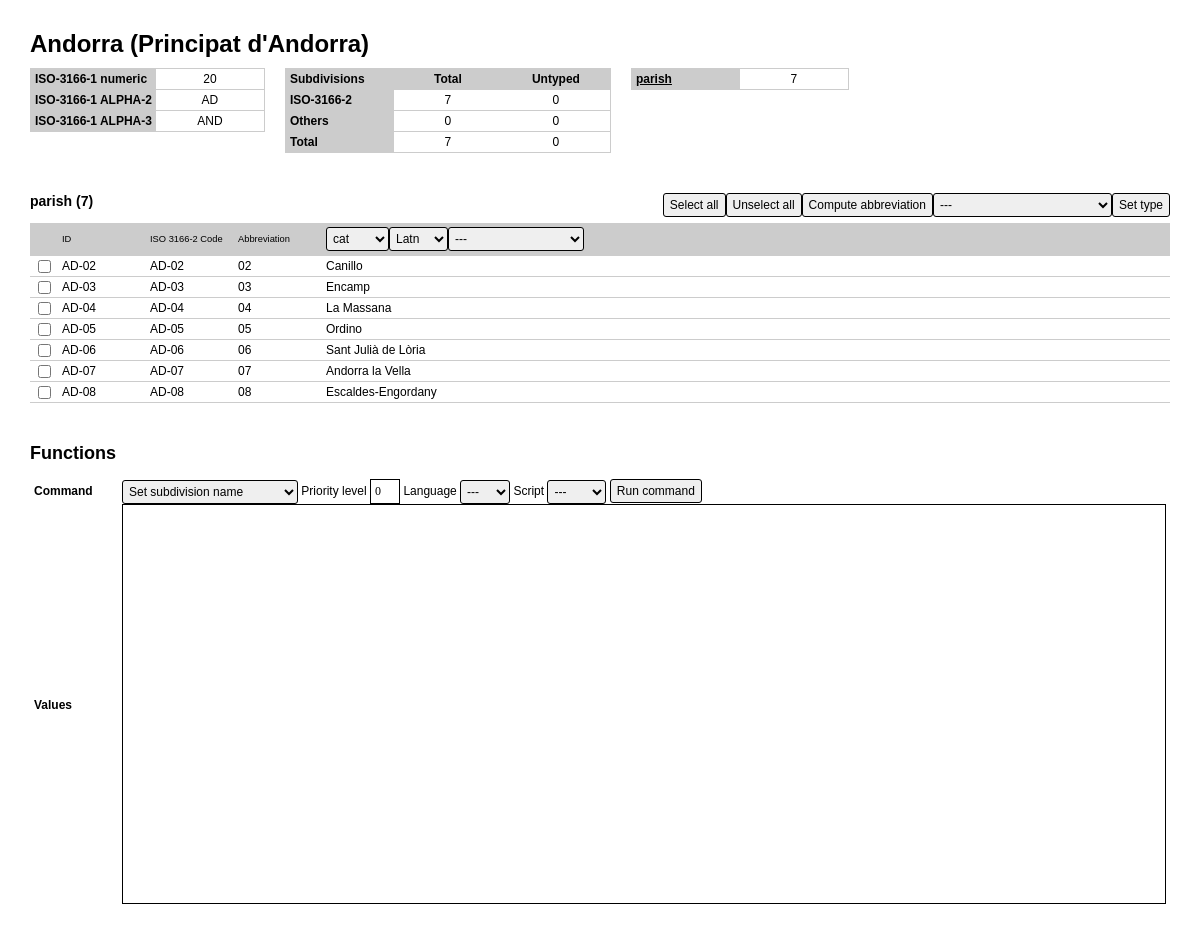
Page /subdivision.php?country=20&extended=1 on the committed database.
### tables this page shows
CREATE TABLE `countries` (
  `country_alpha_2` varchar(2) NOT NULL COMMENT 'ISO-3166-1 ALPHA-2 county code',
  `country_alpha_3` varchar(3) NOT NULL COMMENT 'ISO-3166-1 ALPHA-3 country code',
  `country_numeric` int(11) NOT NULL COMMENT 'ISO-3166-1 numerical country code',
  `territory_numeric` varchar(3) NOT NULL COMMENT 'UN M.49 numeric territory code',
  `fips` varchar(2) DEFAULT NULL COMMENT 'FIPS 10-4 country code',
  `name_local` tinytext NOT NULL COMMENT 'Country name in the mostly spoken local language',
  `name_english` tinytext NOT NULL COMMENT 'English country name',
  `capital` tinytext COMMENT 'Capital',
  `area` int(11) NOT NULL COMMENT 'Area in square kilometers',
  `population` int(11) NOT NULL COMMENT 'Population',
  `continent` varchar(2) NOT NULL COMMENT 'Continent',
  `tld` varchar(3) DEFAULT NULL COMMENT 'Top Level Domain',
  `currency_numeric` int(11) DEFAULT NULL COMMENT 'ISO 4217 numeric currency code',
  `currency_alpha_3` varchar(3) DEFAULT NULL COMMENT 'ISO 4217 alphabetical currency code',
  `phone` tinytext COMMENT 'Country calling code',
  `postal_code_format` tinytext COMMENT 'Postal code format',
  `postal_code_regex` tinytext COMMENT 'Postal code format (regular expression)',
  `neighbours` tinytext COMMENT 'Neighbour countries',
  `eu` tinyint(1) NOT NULL DEFAULT '0' COMMENT 'Member country of the European Union (EU)',
  `uno` tinyint(1) NOT NULL DEFAULT '0' COMMENT 'Member country of the United Nations Organization (UNO)',
  `historical` tinyint(1) NOT NULL DEFAULT '0' COMMENT 'Historical country (doesn''t exist anymore)',
  `svg` longtext COMMENT 'SVG country vector',
  `address_full` text COMMENT 'Complete address format',
  `address_short` text COMMENT 'Short address format (one line)',
  `person_natural` text COMMENT 'Natural person name',
  `person_sortable` text COMMENT 'Sortable person name',
  `person_standard` text COMMENT 'Standard person name',
  `address_align` tinyint(4) NOT NULL DEFAULT '0' COMMENT 'Address alignment',
  `pobox_label` tinytext COMMENT 'Postal box label',
  PRIMARY KEY (`country_numeric`)
);

CREATE TABLE `country_subdivisions` (
  `subdivision` varchar(8) NOT NULL COMMENT 'Unique subdivision ID',
  `country_numeric` int(11) NOT NULL COMMENT 'ISO-3166-1 numerical country code',
  `subdivision_code` varchar(6) DEFAULT NULL COMMENT 'ISO-3166-2 subdivision code',
  `abbreviation` tinytext COMMENT 'Abbreviated subdivision name',
  `type` int(11) DEFAULT NULL COMMENT 'Subdivision type id',
  `order` int(11) NOT NULL AUTO_INCREMENT,
  PRIMARY KEY (`order`),
  UNIQUE KEY `subdivision` (`subdivision`),
  UNIQUE KEY `subdivision_code` (`subdivision_code`),
  KEY `country_numeric` (`country_numeric`),
  KEY `type` (`type`)
);

### res/ogafp.php (called while the page is built, shortened)
<?php
function getLanguages()
{
    $languages = array();
    $languageResult = mysql_query('SELECT * FROM `languages` WHERE NOT ISNULL(`language_iso_639_2_tac`) ORDER BY `language_iso_639_2_tac`');
    while ($language = mysql_fetch_assoc($languageResult)) {
        $languages[$language['language']] = $language['language_iso_639_2_tac'];
    }
    asort($languages);
    return $languages;
}
function getScripts()
{
    $scripts = array();
    $scriptResult = mysql_query('SELECT * FROM `scripts` ORDER BY `script_code`');
    while ($script = mysql_fetch_assoc($scriptResult)) {
        $scripts[$script['script']] = $script['script_code'];
    }
    asort($scripts);
    return $scripts;
}
function getTypes()
{
    $types = array();
    $typeResult = mysql_query('SELECT * FROM `country_subdivision_types` ORDER BY `type_name`');
    while ($type = mysql_fetch_assoc($typeResult)) {
        $types[$type['type']] = $type['type_name'];
    }
    asort($types);
    return $types;
}

### subdivision.php (the view, shortened to what this page needs)
<?php
require_once 'res/ogafp.php';
?><!DOCTYPE html>
<html>
	<head>
		<link rel="stylesheet" type="text/css" href="css/common.css" media="all" />
		<link rel="stylesheet" type="text/css" href="css/subdivision.css" media="all" />
	</head>
	<body class="white pad"><?php
		?><p class="error">Could not select database. Exit.</p><?php
$functionValues					= '';
$functionPriority				= 0;
$country						= mysql_query('SELECT * FROM `countries` WHERE `country_numeric` = '.COUNTRY);
$country						= ($country && mysql_num_rows($country)) ? mysql_fetch_assoc($country) : null;
if (!$country):
		?><p class="error">Could not fetch country. Exit.</p><?php
else:
	if (EXTENDED):
		$languages				= getLanguages();
		$scripts				= getScripts();
	endif;
	$types						= getTypes();
	$subdivisions				= array('No type' => array());
	$noType						=& $subdivisions['No type'];
	$noTypeCounts				= array('iso' => 0, 'other' => 0);
	$isoSubdivisions			=
	$nonIsoSubdivisions			= 0;
	$subdivisionResult			= mysql_query('SELECT `country_subdivisions`.* FROM `country_subdivisions` WHERE `country_numeric` = '.COUNTRY.' ORDER BY NULL') or die(mysql_error());
	if ($subdivisionResult && mysql_num_rows($subdivisionResult)) {
		while($subdivision = mysql_fetch_assoc($subdivisionResult)) {
			$subdivisionType							= $subdivision['type'];
			if ($subdivisionType) {
				if (!array_key_exists($subdivisionType, $subdivisions)) {
					$subdivisions[$subdivisionType]	= array();
				}
				$subdivisions[$subdivisionType]
					[$subdivision['subdivision']]	= $subdivision;
			} else {
				$noType[$subdivision['subdivision']]	= $subdivision;
				++$noTypeCounts[($subdivision['subdivision_code'] === null) ? 'other' : 'iso'];
			}
			if ($subdivision['subdivision_code'] === null) {
				++$nonIsoSubdivisions;
			} else {
				++$isoSubdivisions;
			}
		}
	}
	if (!count($noType)) {
		unset($subdivisions['No type']);
	}
	$labels											= array(
		'subdivision'								=> 'ID',
		'subdivision_code'							=> 'ISO 3166-2 Code',
		'abbreviation'								=> 'Abbreviation',
	);
		?><h1><?php echo $country['name_english']; ?> (<?php echo $country['name_local']; ?>)</h1>
			<table class="layout">
				<tr>
					<td>
						<table class="subdivision-header-table">
							<tr>
								<th>ISO-3166-1 numeric</th>
								<td><?php echo $country['country_numeric']; ?></td>
							</tr>
							<tr>
								<th>ISO-3166-1 ALPHA-2</th>
								<td><?php echo $country['country_alpha_2']; ?></td>
							</tr>
							<tr>
								<th>ISO-3166-1 ALPHA-3</th>
								<td><?php echo $country['country_alpha_3']; ?></td>
							</tr>
						</table>
					</td>
					<td>
						<table class="subdivision-header-table">
							<tr>
								<th>Subdivisions</td>
								<th>Total</td>
								<th>Untyped</td>
							</tr>
							<tr>
								<th>ISO-3166-2</th>
								<td><?php echo $isoSubdivisions; ?></td>
								<td><?php echo $noTypeCounts['iso']; ?></td>
							</tr>
							<tr>
								<th>Others</th>
								<td><?php echo $nonIsoSubdivisions; ?></td>
								<td><?php echo $noTypeCounts['other']; ?></td>
							</tr>
							<tr>
								<th>Total</th>
								<td><?php echo $isoSubdivisions + $nonIsoSubdivisions; ?></td>
								<td><?php echo array_sum($noTypeCounts); ?></td>
							</tr>
						</table>
					<td>
						<table class="subdivision-header-table">
							<?php
	foreach ($subdivisions as $type => $typeSubdivisions):
							?><tr>
								<th><a href="#<?php echo $types[$type]; ?>"><?php echo $types[$type]; ?></a></th>
								<td><?php echo count($typeSubdivisions); ?></td>
							</tr><?php
	endforeach;
							?>
						</table>
					</td>
			</table><?php
	foreach ($subdivisions as $type => $typeSubdivisions):
		$typeIds							= array_keys($typeSubdivisions);
		$typeLabels							= array();
		if (count($typeIds)) {
			$typeLabelResult				= mysql_query('SELECT * FROM `country_subdivision_names` WHERE `subdivision` IN ("'.implode('","', $typeIds).'")') or die(mysql_error());
			while($typeLabel = mysql_fetch_assoc($typeLabelResult)) {
				if (!array_key_exists($typeLabel['priority'], $typeLabels)) {
					$typeLabels[$typeLabel['priority']]		= array(
						'subdivisions'		=> array(),
						'language'			=> $typeLabel['language'],
						'romanization'		=> $typeLabel['romanization'],
						'script'			=> $typeLabel['script'],
					);
				}
				$typeLabels[$typeLabel['priority']]['subdivisions'][$typeLabel['subdivision']] = $typeLabel['name'];
			}
			ksort($typeLabels, SORT_NUMERIC);
		}
			?><form method="post" class="subdivision-type" id="<?php echo $types[$type]; ?>"><?php
				?><div class="subdivision-controls"><?php
		if (EXTENDED):
					?><input type="submit" name="do[type]" value="Set type"/><select name="set-type"><option>---</option><?php
					?></select><input type="submit" name="do[abbreviation]" value="Compute abbreviation"/><input type="button" name="unselect-all" value="Unselect all"/><input type="button" name="select-all" value="Select all"/><?php
		endif;
					?><h3 class="subdivision-table"><?php echo $types[$type]; ?> (<?php echo count($typeSubdivisions); ?>)</h3>
				</div>
				<table class="subdivision-table<?php if ($type == 'No type') echo " no-type"; ?>"><?php
					?><tr class="header"><?php
		if (EXTENDED):
						?><th class="checkbox">&nbsp;</th><?php
		endif;
		?><th class="code"><?php echo implode('</th><th class="code">', $labels); ?></th><?php
		foreach ($typeLabels as $priority => $labelData):
						?><th><?php
			if (EXTENDED):
							?><button type="submit" name="swap[<?php echo ($priority - 1).'-'.$priority; ?>]" class="swap" title="Priorität erhöhen">◄</button><?php
							?><select name="language[<?php echo $priority; ?>]" class="language" data-priority="<?php echo $priority; ?>">
								<optgroup label="ISO 639-2" title="ISO 639-2 (T)"><?php
				foreach ($languages as $languageValue => $languageLabel):
									?><option value="<?php echo $languageValue; ?>"<?php if ($languageValue == $labelData['language']) { $selectedLanguage = $languageValue; echo ' selected="selected"'; } ?>><?php echo $languageLabel; ?></option><?php
				endforeach;
								?></optgroup>
								?></optgroup>
							</select><select name="script[<?php echo $priority; ?>]" class="script" data-priority="<?php echo $priority; ?>">
								<option value=""<?php if (!$labelData['script']) echo ' selected="selected"'; ?>>---</option><?php
				foreach ($scripts as $scriptValue => $scriptLabel):
								?><option value="<?php echo $scriptValue; ?>"<?php if ($labelData['script'] == $scriptValue) echo ' selected="selected"'; ?>><?php echo $scriptLabel; ?></option><?php
				endforeach;
							?></select><select name="romanization[<?php echo $priority; ?>]" class="romanization" data-priority="<?php echo $priority; ?>"><option value=""<?php if (!$labelData['romanization']) echo ' selected="selected"'; ?>>---</option><?php
							?></select><?php
							?><button type="submit" name="swap[<?php echo $priority.'-'.($priority + 1); ?>]" class="swap" title="Priorität reduzieren">►</button><?php
			endif;
						?></th><?php
		endforeach;
					?></tr><?php
		foreach ($typeSubdivisions as $typeSubdivision):
					?><tr><?php
			if (EXTENDED):
						?><td class="checkbox"><input type="checkbox" name="subdivision[]" value="<?php echo $typeSubdivision['subdivision']; ?>" /></td><?php
			endif;
						?><td class="code"><?php echo implode('</td><td class="code">', array_intersect_key($typeSubdivision, $labels)); ?></td><?php
			foreach ($typeLabels as $priority => $labelData):
						?><td class="name"><?php echo $labelData['subdivisions'][$typeSubdivision['subdivision']]; ?></td><?php
			endforeach;
				?></tr><?php
		endforeach;
			?></table>
		</form><?php
	endforeach;
	if (EXTENDED):
		?><form method="post" class="functions">
			<h2>Functions</h2>
			<table class="subdivision-header-table">
				<tr>
					<th>Command</th>
					<td>
						<select name="do[function]">
							<option value="label">Set subdivision name</option>
						</select>
						<label>Priority level <input type="text" name="do[priority]" size="2" value="<?php echo $functionPriority; ?>"/></label>
						<label>Language <select name="do[language]"><option value="">---</option><?php
						?></select></label>
						<label>Script <select name="do[script]"><option value="">---</option><?php
						?></select></label>
						<input type="submit" value="Run command"/>
					</td>
				</tr>
				<tr>
					<th>Values</th>
					<td><textarea id="function" name="function"><?php echo htmlspecialchars($functionValues); ?></textarea></td>
				</tr>
			</table>
		</form><?php
	endif;
endif;
	?></body>
</html>

### css/common.css (style rules this page uses)
html { height: 100%; padding: 0; margin: 0; position: relative; }
body { margin: 0; padding: 0; }
body, p, li, a, td, th, input, select { font-family: Arial, "Arial Unicode MS", Helvetica, sans-serif; font-size: 9pt; }
body.white { background-color: #fff; }
body.pad, div.pad { padding: 30px; }
textarea, input[type=text] { font-family: Consolas; margin: 0; padding: 4px; width: 100%; box-sizing: border-box; border: 1px solid #000; }
textarea { height: 146px; resize: none; }
select { font-family: Consolas; width: 49%; margin: 0 0 0 1%; box-sizing: border-box; border: 1px solid #000; -webkit-appearance: none; cursor: pointer; padding: 3px; vertical-align: middle; }
input[type=button], input[type=submit], button[type=submit] { cursor: pointer; border-radius: 3px; border: 1px solid #000; height: 24px; }
table { border-collapse: collapse; }
h1 { margin: 0 0 10px 0; }
td, th { padding: 0 20px 0 0; text-align: left; border-bottom: 1px solid #ccc; height: 40px; vertical-align: middle; }
td:last-child, th:last-child { padding-right: 0; }
h2 { margin-top: 40px; }

### css/subdivision.css (style rules this page uses)
div.subdivision-controls { margin-top: 40px; }
div.subdivision-controls input, div.subdivision-controls select { float: right; }
form.functions select, form.subdivision-type select { -webkit-appearance: menulist; padding: 0; width: auto; font-family: Arial, Helvetica, sans-serif; font-size: 9pt; height: 24px; border-radius: 3px; padding: 2px; margin: 0; vertical-align: middle; }
form.functions input[type=text] { width: 30px; }
table.layout, table.layout > tbody > tr, table.layout > tbody > tr > th, table.layout > tbody > tr > td { border: none; vertical-align: top; }
table.layout table { border: 1px solid #ccc; }
table.subdivision-header-table a { color: #000; }
table.subdivision-header-table th, table.subdivision-header-table td { height: 20px; min-width: 100px; padding: 0 4px; white-space: nowrap; }
table.subdivision-header-table th { background-color: #ccc; text-align: center; }
table.subdivision-header-table th:first-child { text-align: left; }
table.subdivision-header-table td { text-align: center; }
table.subdivision-table { width: 100%; table-layout: auto; }
table.subdivision-table tr.header { background-color: #ccc; }
table.subdivision-table tr.header th { font-size: 7pt; font-weight: normal; height: 20px; padding: 4px; }
table.subdivision-table tr:not(.header) { cursor: pointer; }
table.subdivision-table th.code, table.subdivision-table td.code { width: 80px; }
table.subdivision-table td.checkbox, table.subdivision-table th.checkbox { width: 20px; }
table.subdivision-table td { height: 20px; padding: 0 4px; }
form.functions table { width: 100%; table-layout: fixed; }
form.functions table, form.functions table td, form.functions table th { border: none; background-color: transparent; text-align: left; }
form.functions table th { width: 80px; }
textarea#function { height: 400px; }

### rows in the picture
countries: name_english "Andorra", name_local "Principat d'Andorra", country_numeric "20", country_alpha_2 "AD", country_alpha_3 "AND"
country_subdivisions: labels "AD-02 AD-02 02", subdivision "Canillo"
country_subdivisions: labels "AD-03 AD-03 03", subdivision "Encamp"
country_subdivisions: labels "AD-04 AD-04 04", subdivision "La Massana"
country_subdivisions: labels "AD-05 AD-05 05", subdivision "Ordino"
country_subdivisions: labels "AD-06 AD-06 06", subdivision "Sant Julià de Lòria"
country_subdivisions: labels "AD-07 AD-07 07", subdivision "Andorra la Vella"
country_subdivisions: labels "AD-08 AD-08 08", subdivision "Escaldes-Engordany"

### other values in the picture
$isoSubdivisions "7"
$noTypeCounts['iso'] "0"
$nonIsoSubdivisions "0"
$noTypeCounts['other'] "0"
$isoSubdivisions + $nonIsoSubdivisions "7"
array_sum($noTypeCounts) "0"
$types[$type] "parish"
count($typeSubdivisions) "7"
form field value "cat"
form field value "Latn"
